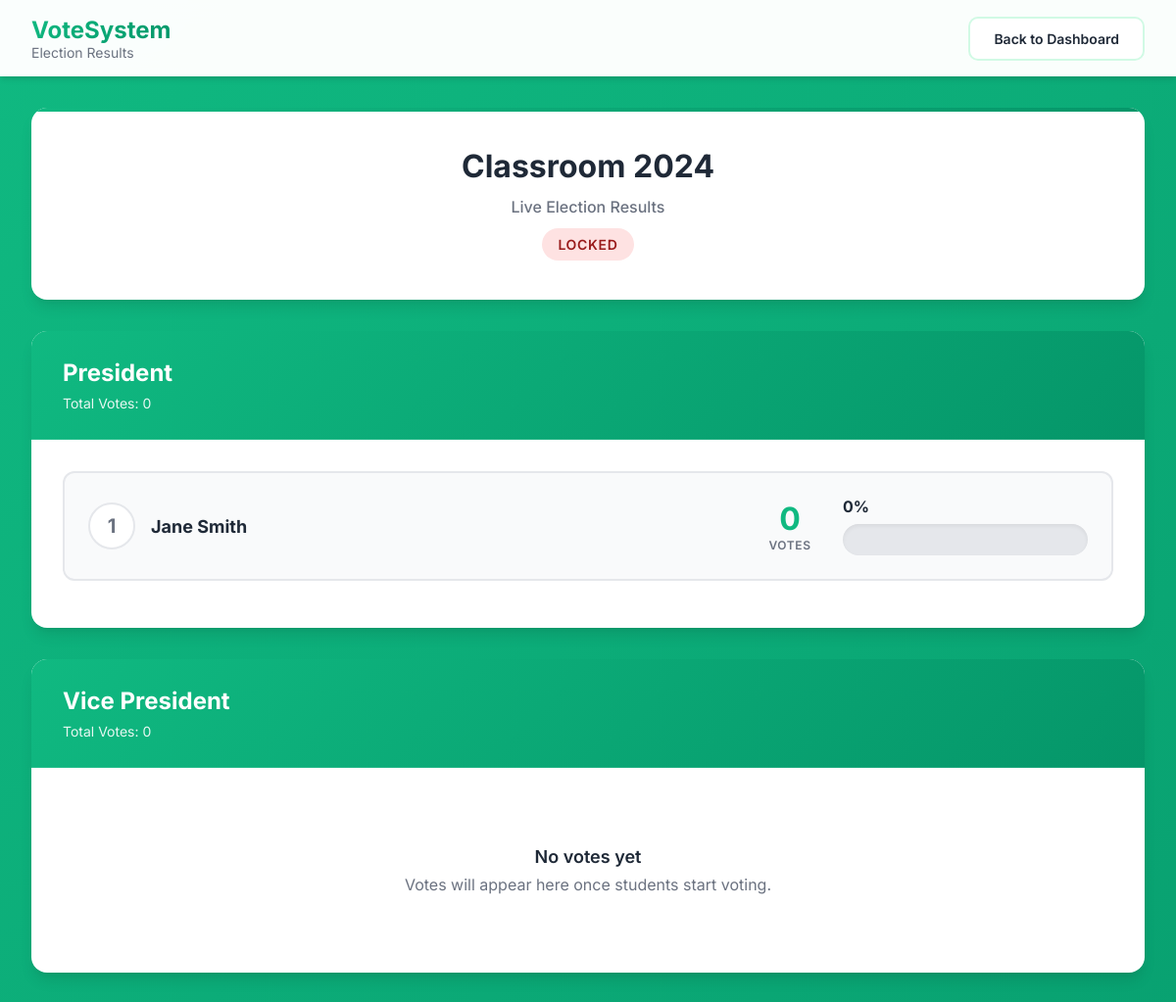
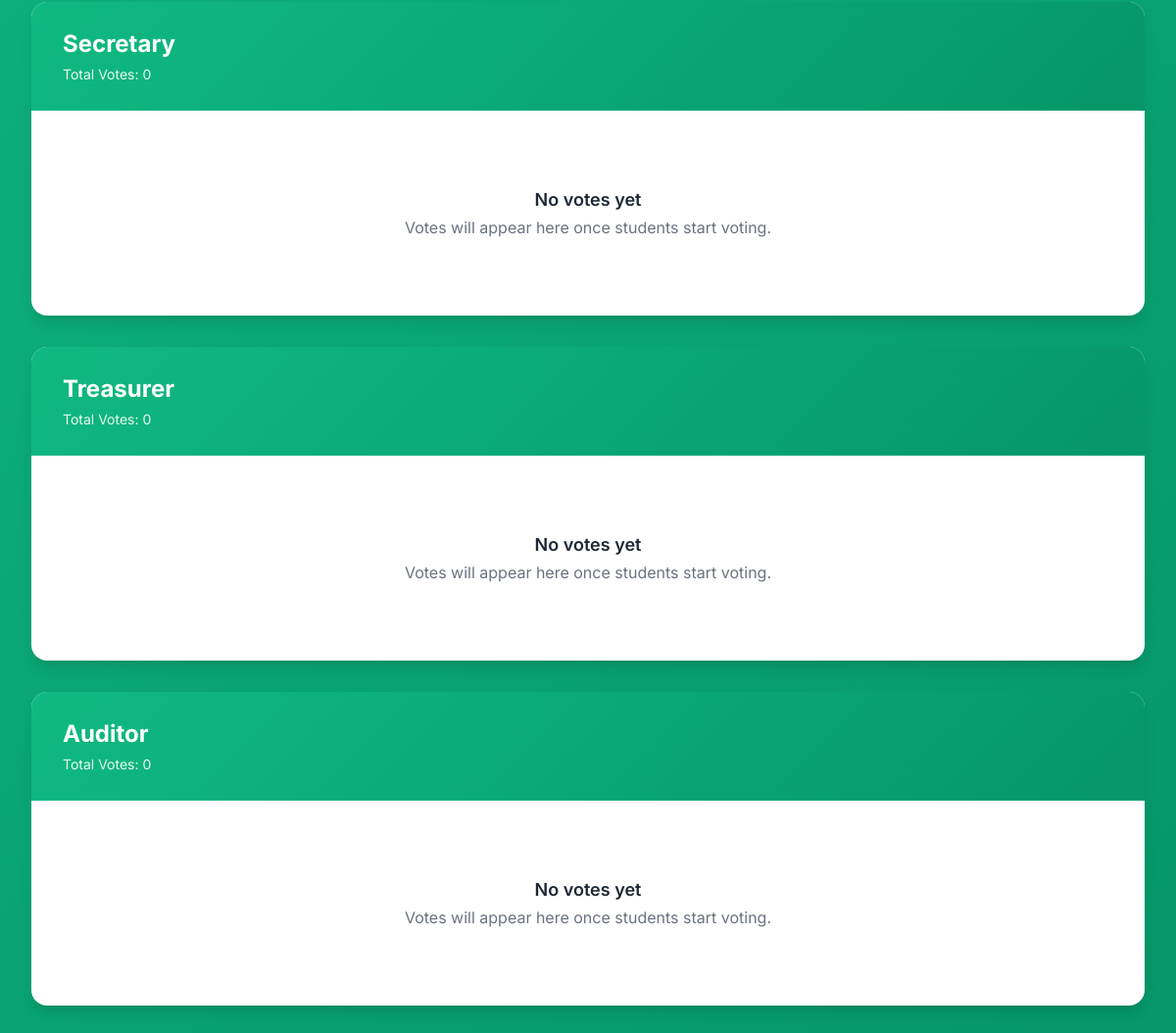
/students/student_results.php (signed in), run on the app's committed database (2 pictures, top to bottom).
### tables this page shows
CREATE TABLE `voting_sessions` (
  `id` int(11) NOT NULL,
  `session_name` varchar(100) NOT NULL,
  `group_id` int(11) DEFAULT NULL,
  `description` text DEFAULT NULL,
  `start_date` date DEFAULT NULL,
  `end_date` date DEFAULT NULL,
  `status` enum('pending','active','paused','locked','completed') DEFAULT 'pending',
  `current_position_id` int(11) DEFAULT NULL,
  `created_by` int(11) NOT NULL,
  `created_at` timestamp NOT NULL DEFAULT current_timestamp(),
  `locked_at` timestamp NULL DEFAULT NULL,
  `deleted_at` timestamp NULL DEFAULT NULL,
  `deleted_by` int(11) DEFAULT NULL
);

CREATE TABLE `positions` (
  `id` int(11) NOT NULL,
  `position_name` varchar(50) NOT NULL,
  `position_order` int(11) NOT NULL,
  `created_at` timestamp NOT NULL DEFAULT current_timestamp(),
  `deleted_at` timestamp NULL DEFAULT NULL,
  `deleted_by` int(11) DEFAULT NULL
);

CREATE TABLE `candidates` (
  `id` int(11) NOT NULL,
  `user_id` int(11) DEFAULT NULL,
  `snapshot_full_name` varchar(302) DEFAULT NULL,
  `snapshot_student_id` varchar(50) DEFAULT NULL,
  `snapshot_email` varchar(100) DEFAULT NULL,
  `position_id` int(11) NOT NULL,
  `session_id` int(11) DEFAULT NULL,
  `status` enum('nominated','elected','lost','ineligible') DEFAULT 'nominated',
  `created_at` timestamp NOT NULL DEFAULT current_timestamp(),
  `deleted_at` timestamp NULL DEFAULT NULL,
  `deleted_by` int(11) DEFAULT NULL
);

CREATE TABLE `users` (
  `id` int(11) NOT NULL,
  `student_id` varchar(50) NOT NULL,
  `first_name` varchar(100) DEFAULT NULL,
  `middle_name` varchar(100) DEFAULT NULL,
  `last_name` varchar(100) DEFAULT NULL,
  `email` varchar(100) NOT NULL,
  `email_verified` tinyint(1) DEFAULT 0,
  `is_active` tinyint(1) DEFAULT 1,
  `deactivated_at` timestamp NULL DEFAULT NULL,
  `deactivated_by` int(11) DEFAULT NULL,
  `deleted_at` timestamp NULL DEFAULT NULL,
  `deleted_by` int(11) DEFAULT NULL,
  `verification_token` varchar(64) DEFAULT NULL,
  `token_expires_at` datetime DEFAULT NULL,
  `registration_method` enum('admin_added','self_registered') DEFAULT 'admin_added',
  `password` varchar(255) NOT NULL,
  `role` enum('student','admin') DEFAULT 'student',
  `created_at` timestamp NOT NULL DEFAULT current_timestamp()
);

### config.php (called while the page is built, shortened)
<?php
function formatStudentName($firstName, $middleName, $lastName) {
    $nameParts = array_filter([
        trim($firstName),
        trim($middleName),
        trim($lastName)
    ]);
    return implode(' ', $nameParts);
}
?>

### students/student_results.php (the view, shortened to what this page needs)
<?php
require_once '../config.php';
$conn = getDBConnection();
$sessionQuery = "SELECT * FROM voting_sessions WHERE status IN ('active', 'locked', 'completed') ORDER BY id DESC LIMIT 1";
$sessionResult = $conn->query($sessionQuery);
$session = $sessionResult->fetch_assoc();
$sessionId = $session['id'];
$positionsQuery = "SELECT * FROM positions ORDER BY position_order";
$positions = $conn->query($positionsQuery);
?>
<!DOCTYPE html>
<html lang="en">
<head>
</head>
<body>
    <nav class="modern-navbar">
        <div class="navbar-content">
            <div class="navbar-brand">
                <div class="brand-text">
                    <h1>VoteSystem</h1>
                    <p>Election Results</p>
                </div>
            </div>
            <div class="navbar-actions">
                <a href="student_dashboard.php" class="btn-modern btn-secondary">
                    Back to Dashboard
                </a>
            </div>
        </div>
    </nav>
    <div class="modern-container">
        <div class="session-header-card fade-in">
            <h2 class="session-title"><?php echo htmlspecialchars($session['session_name']); ?></h2>
            <p class="session-subtitle">Live Election Results</p>
            <span class="status-badge badge-<?php echo $session['status']; ?>">
                <?php echo strtoupper($session['status']); ?>
            </span>
        </div>
        <?php
        $delay = 0;
        while ($position = $positions->fetch_assoc()):
            $positionId = $position['id'];
            $resultsQuery = "SELECT c.id, u.first_name, u.middle_name, u.last_name, COUNT(v.id) as vote_count
               FROM candidates c
               JOIN users u ON c.user_id = u.id
               LEFT JOIN votes v ON c.id = v.candidate_id AND v.session_id = ?
               WHERE c.position_id = ?
               GROUP BY c.id, u.first_name, u.middle_name, u.last_name
               ORDER BY vote_count DESC, u.last_name, u.first_name";
            $stmt = $conn->prepare($resultsQuery);
            $stmt->bind_param("ii", $sessionId, $positionId);
            $stmt->execute();
            $results = $stmt->get_result();
            $totalVotesQuery = "SELECT COUNT(*) as total FROM votes WHERE session_id = ? AND position_id = ?";
            $totalStmt = $conn->prepare($totalVotesQuery);
            $totalStmt->bind_param("ii", $sessionId, $positionId);
            $totalStmt->execute();
            $totalVotes = $totalStmt->get_result()->fetch_assoc()['total'];
            $delay += 0.1;
        ?>
        <div class="position-card fade-in" style="animation-delay: <?php echo $delay; ?>s;">
            <div class="position-header">
                <h3><?php echo htmlspecialchars($position['position_name']); ?></h3>
                <p class="position-meta">Total Votes: <?php echo $totalVotes; ?></p>
            </div>
            <div class="results-content">
                <?php if ($results->num_rows > 0):
                    $rank = 1;
                    while ($result = $results->fetch_assoc()):
                        $percentage = $totalVotes > 0 ? ($result['vote_count'] / $totalVotes) * 100 : 0;
                        $isWinner = ($rank === 1 && $result['vote_count'] > 0);
                ?>
                    <div class="candidate-result <?php echo $isWinner ? 'winner' : ''; ?>">
                        <div class="candidate-info">
                            <div class="candidate-rank"><?php echo $rank; ?></div>
                            <div>
                                <?php $candidateName = formatStudentName($result['first_name'], $result['middle_name'], $result['last_name']); ?>
                                <div class="candidate-name">
                                    <?php echo htmlspecialchars($candidateName); ?>
                                </div>
                            </div>
                        </div>
                        <div class="vote-stats">
                            <div style="text-align: center;">
                                <div class="vote-count"><?php echo $result['vote_count']; ?></div>
                                <div class="vote-count-label">Votes</div>
                            </div>
                            <div class="vote-bar-container">
                                <div class="vote-bar-header">
                                    <span class="vote-percentage"><?php echo round($percentage, 1); ?>%</span>
                                </div>
                                <div class="vote-bar">
                                </div>
                            </div>
                        </div>
                    </div>
                <?php
                        $rank++;
                    endwhile;
                else: ?>
                    <div class="empty-state">
                        <p class="empty-title">No votes yet</p>
                        <p>Votes will appear here once students start voting.</p>
                    </div>
                <?php endif; ?>
            </div>
        </div>
        <?php
        endwhile;
        ?>
    </div>
</body>
</html>

### students/student_results.php (style rules this page uses)
* { margin: 0; padding: 0; box-sizing: border-box; }
body { font-family: 'Inter', -apple-system, BlinkMacSystemFont, sans-serif; background: linear-gradient(135deg, #10b981 0%, #059669 100%); min-height: 100vh; padding-bottom: 2rem; }
.modern-navbar { background: rgba(255, 255, 255, 0.98); backdrop-filter: blur(10px); box-shadow: 0 4px 6px -1px rgba(0, 0, 0, 0.1), 0 2px 4px -1px rgba(0, 0, 0, 0.06); padding: 1rem 2rem; margin-bottom: 2rem; }
.navbar-content { max-width: 1400px; margin: 0 auto; display: flex; justify-content: space-between; align-items: center; }
.navbar-brand { display: flex; align-items: center; gap: 1rem; }
.brand-text h1 { font-size: 1.5rem; background: linear-gradient(135deg, #10b981 0%, #059669 100%); -webkit-background-clip: text; -webkit-text-fill-color: transparent; background-clip: text; }
.brand-text p { font-size: 0.875rem; color: #6b7280; }
.navbar-actions { display: flex; align-items: center; gap: 1rem; }
.btn-modern { padding: 0.75rem 1.5rem; border-radius: 10px; font-weight: 600; text-decoration: none; display: inline-flex; align-items: center; gap: 0.5rem; transition: all 0.3s ease; border: none; cursor: pointer; font-size: 0.875rem; }
.btn-secondary { background: white; color: #1f2937; border: 2px solid #d1fae5; }
.modern-container { max-width: 1400px; margin: 0 auto; padding: 0 2rem; }
.session-header-card { background: white; border-radius: 16px; padding: 2.5rem; box-shadow: 0 10px 15px -3px rgba(0, 0, 0, 0.1), 0 4px 6px -2px rgba(0, 0, 0, 0.05); margin-bottom: 2rem; text-align: center; position: relative; overflow: hidden; }
.session-header-card::before { content: ''; position: absolute; top: 0; left: 0; right: 0; height: 4px; background: linear-gradient(90deg, #10b981 0%, #059669 100%); }
.session-title { font-size: 2rem; font-weight: 700; color: #1f2937; margin-bottom: 0.75rem; }
.session-subtitle { font-size: 1rem; color: #6b7280; font-weight: 500; display: flex; align-items: center; justify-content: center; gap: 0.5rem; }
.status-badge { display: inline-block; padding: 0.5rem 1rem; border-radius: 50px; font-weight: 600; font-size: 0.875rem; text-transform: uppercase; letter-spacing: 0.05em; margin-top: 0.75rem; }
.badge-locked { background: #fee2e2; color: #991b1b; }
.position-card { background: white; border-radius: 16px; box-shadow: 0 10px 15px -3px rgba(0, 0, 0, 0.1), 0 4px 6px -2px rgba(0, 0, 0, 0.05); margin-bottom: 2rem; overflow: hidden; transition: all 0.3s ease; }
.position-header { background: linear-gradient(135deg, #10b981 0%, #059669 100%); color: white; padding: 1.75rem 2rem; border-bottom: 1px solid rgba(255, 255, 255, 0.1); }
.position-header h3 { font-size: 1.5rem; font-weight: 700; }
.position-meta { font-size: 0.875rem; margin-top: 0.5rem; opacity: 0.9; }
.results-content { padding: 2rem; }
.candidate-result { display: flex; align-items: center; justify-content: space-between; padding: 1.5rem; border: 2px solid #e5e7eb; border-radius: 12px; margin-bottom: 1rem; transition: all 0.3s ease; background: #f9fafb; }
.candidate-info { flex: 1; display: flex; align-items: center; gap: 1rem; }
.candidate-rank { width: 48px; height: 48px; background: white; border-radius: 50%; display: flex; align-items: center; justify-content: center; font-weight: 700; font-size: 1.25rem; color: #6b7280; border: 2px solid #e5e7eb; }
.candidate-name { font-weight: 700; font-size: 1.125rem; color: #1f2937; display: flex; align-items: center; gap: 0.75rem; }
.vote-stats { display: flex; align-items: center; gap: 1.5rem; }
.vote-count { font-size: 2rem; font-weight: 700; color: #10b981; min-width: 60px; text-align: center; }
.vote-count-label { font-size: 0.75rem; color: #6b7280; text-transform: uppercase; font-weight: 600; letter-spacing: 0.05em; }
.vote-bar-container { display: flex; flex-direction: column; gap: 0.5rem; min-width: 250px; }
.vote-bar-header { display: flex; justify-content: space-between; align-items: center; }
.vote-percentage { font-weight: 700; color: #1f2937; font-size: 1rem; }
.vote-bar { height: 32px; background: #e5e7eb; border-radius: 50px; overflow: hidden; box-shadow: inset 0 2px 4px rgba(0, 0, 0, 0.06); }
.empty-state { text-align: center; padding: 3rem 2rem; color: #6b7280; }
.empty-title { font-size: 1.125rem; font-weight: 600; color: #1f2937; margin-bottom: 0.5rem; }
.fade-in { animation: fadeIn 0.5s ease forwards; }

### data on the page
voting_sessions: session_name "Classroom 2024", status "LOCKED"
positions: position_name "President", totalVotes "0"
candidates: user.last_name "Jane Smith", vote_count "0", percentage "0"
positions: position_name "Vice President", totalVotes "0", shows "No votes yet"
positions: position_name "Secretary", totalVotes "0", shows "No votes yet"
positions: position_name "Treasurer", totalVotes "0", shows "No votes yet"
positions: position_name "Auditor", totalVotes "0", shows "No votes yet"
